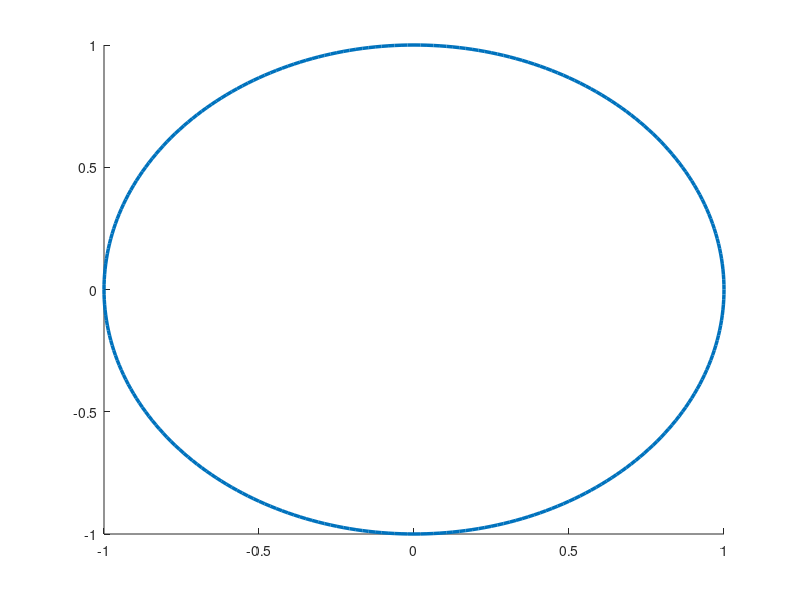

This figure's MATLAB source:
function [outputx, outputy]=ellipse(ra,rb,ang,x0,y0,C,Nb)
% Ellipse adds ellipses to the current plot
%
% ELLIPSE(ra,rb,ang,x0,y0) adds an ellipse with semimajor axis of ra,
% a semimajor axis of radius rb, a semimajor axis of ang, centered at
% the point x0,y0.
%
% The length of ra, rb, and ang should be the same. 
% If ra is a vector of length L and x0,y0 scalars, L ellipses
% are added at point x0,y0.
% If ra is a scalar and x0,y0 vectors of length M, M ellipse are with the same 
% radii are added at the points x0,y0.
% If ra, x0, y0 are vectors of the same length L=M, M ellipses are added.
% If ra is a vector of length L and x0, y0 are  vectors of length
% M~=L, L*M ellipses are added, at each point x0,y0, L ellipses of radius ra.
%
% ELLIPSE(ra,rb,ang,x0,y0,C)
% adds ellipses of color C. C may be a string ('r','b',...) or the RGB value. 
% If no color is specified, it makes automatic use of the colors specified by 
% the axes ColorOrder property. For several circles C may be a vector.
%
% ELLIPSE(ra,rb,ang,x0,y0,C,Nb), Nb specifies the number of points
% used to draw the ellipse. The default value is 300. Nb may be used
% for each ellipse individually.
%
% h=ELLIPSE(...) returns the handles to the ellipses.
%
% as a sample of how ellipse works, the following produces a red ellipse
% tipped up at a 45 deg axis from the x axis
% ellipse(1,2,pi/8,1,1,'r')
%
% note that if ra=rb, ELLIPSE plots a circle
%

% written by D.G. Long, Brigham Young University, based on the
% CIRCLES.m original 
% written by Peter Blattner, Institute of Microtechnology, University of 
% Neuchatel, Switzerland, blattner@imt.unine.ch


% Check the number of input arguments 

if nargin<1,
  ra=[];
end;
if nargin<2,
  rb=[];
end;
if nargin<3,
  ang=[];
end;

%if nargin==1,
%  error('Not enough arguments');
%end;

if nargin<5,
  x0=[];
  y0=[];
end;
 
if nargin<6,
  C=[];
end

if nargin<7,
  Nb=[];
end

% set up the default values

if isempty(ra),ra=1;end;
if isempty(rb),rb=1;end;
if isempty(ang),ang=0;end;
if isempty(x0),x0=0;end;
if isempty(y0),y0=0;end;
if isempty(Nb),Nb=300;end;
if isempty(C),C=get(gca,'colororder');end;

% work on the variable sizes

x0=x0(:);
y0=y0(:);
ra=ra(:);
rb=rb(:);
ang=ang(:);
Nb=Nb(:);

if isstr(C),C=C(:);end;

if length(ra)~=length(rb),
  error('length(ra)~=length(rb)');
end;
if length(x0)~=length(y0),
  error('length(x0)~=length(y0)');
end;

% how many inscribed elllipses are plotted

if length(ra)~=length(x0)
  maxk=length(ra)*length(x0);
else
  maxk=length(ra);
end;

% drawing loop

for k=1:maxk
  
  if length(x0)==1
    xpos=x0;
    ypos=y0;
    radm=ra(k);
    radn=rb(k);
    if length(ang)==1
      an=ang;
    else
      an=ang(k);
    end;
  elseif length(ra)==1
    xpos=x0(k);
    ypos=y0(k);
    radm=ra;
    radn=rb;
    an=ang;
  elseif length(x0)==length(ra)
    xpos=x0(k);
    ypos=y0(k);
    radm=ra(k);
    radn=rb(k);
    an=ang(k)
  else
    rada=ra(fix((k-1)/size(x0,1))+1);
    radb=rb(fix((k-1)/size(x0,1))+1);
    an=ang(fix((k-1)/size(x0,1))+1);
    xpos=x0(rem(k-1,size(x0,1))+1);
    ypos=y0(rem(k-1,size(y0,1))+1);
  end;

  co=cos(an);
  si=sin(an);
  the=linspace(0,2*pi,Nb(rem(k-1,size(Nb,1))+1,:)+1);
%  x=radm*cos(the)*co-si*radn*sin(the)+xpos;
%  y=radm*cos(the)*si+co*radn*sin(the)+ypos;
  h(k)=line(radm*cos(the)*co-si*radn*sin(the)+xpos,radm*cos(the)*si+co*radn*sin(the)+ypos,'Color',[1 1 1],'LineWidth',2.5);
  outputx=radm*cos(the)*co-si*radn*sin(the)+xpos;
  outputy=radm*cos(the)*si+co*radn*sin(the)+ypos;
  set(h(k),'color',C(rem(k-1,size(C,1))+1,:));

end;

